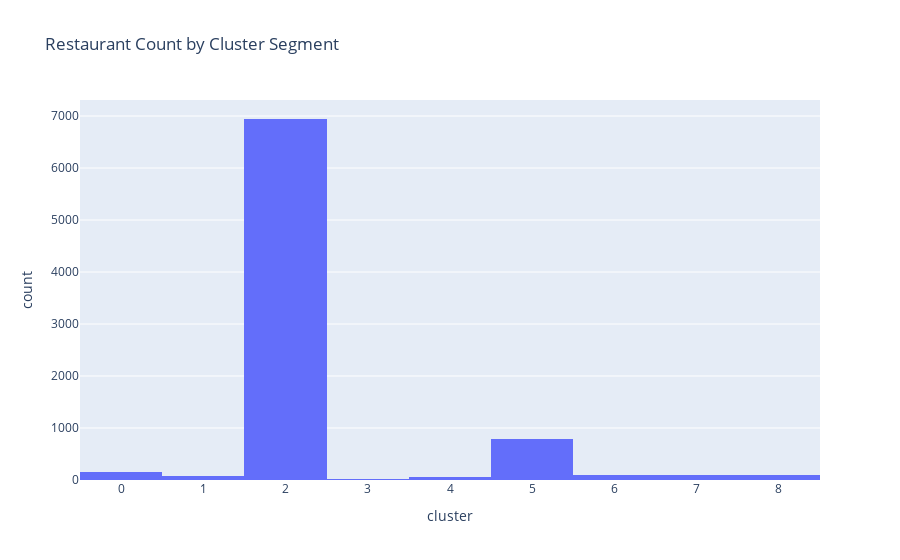

Here is the notebook cell this chart was saved with:
### Code cell
fig = px.histogram(restaurant_data, x="cluster", title="Restaurant Count by Cluster Segment")
fig.show()

### Figure 1 — Plotly figure (JSON) as saved in the notebook; plotly's stock layout.template omitted (floating-point values rounded to 4 significant figures; data arrays with more than 128 entries replaced by an {"elided": "..."} marker saying what was removed)
{"data": [{"bingroup": "x", "hovertemplate": "cluster=%{x}<br>count=%{y}<extra></extra>", "legendgroup": "", "marker": {"color": "#636efa", "pattern": {"shape": ""}}, "name": "", "orientation": "v", "showlegend": false, "type": "histogram", "x": {"elided": "8302 int values"}, "xaxis": "x", "yaxis": "y"}], "layout": {"barmode": "relative", "legend": {"tracegroupgap": 0}, "title": {"text": "Restaurant Count by Cluster Segment"}, "xaxis": {"anchor": "y", "domain": [0, 1], "title": {"text": "cluster"}}, "yaxis": {"anchor": "x", "domain": [0, 1], "title": {"text": "count"}}}}
